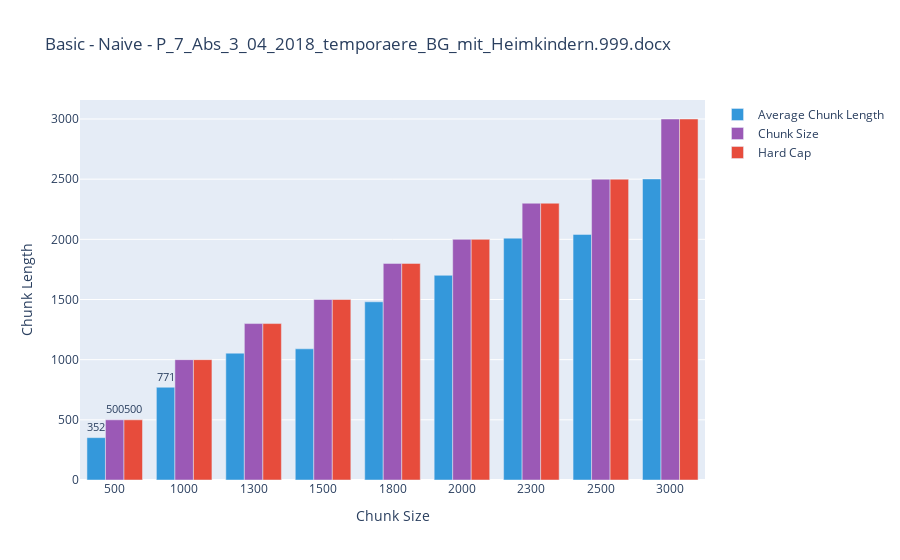
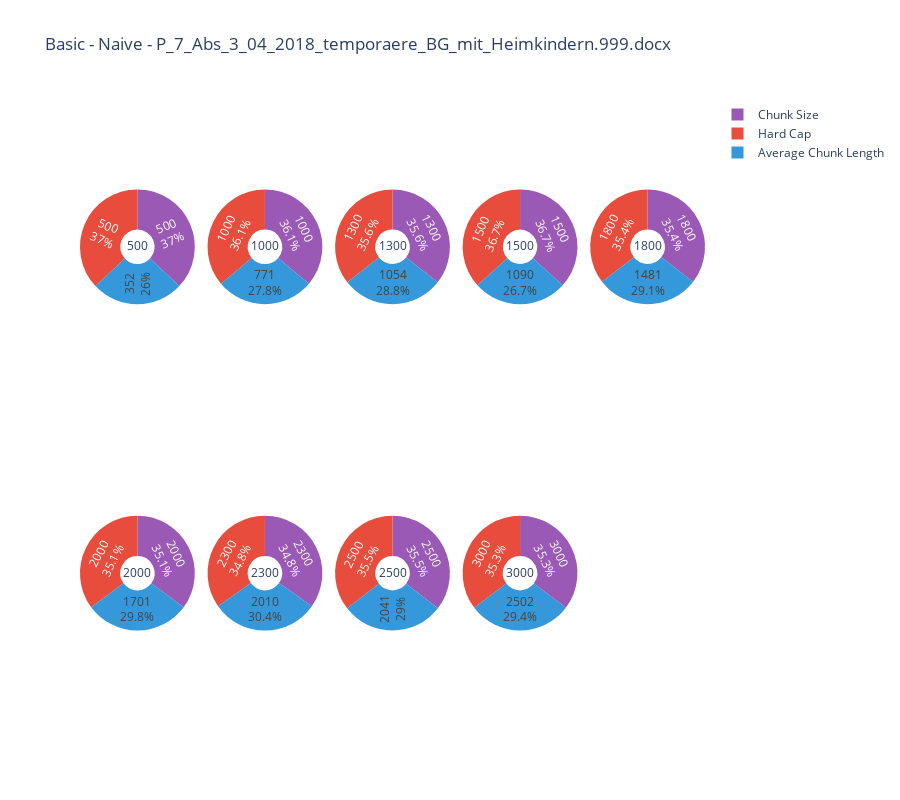

Here is the notebook cell these charts were saved with, in order:
### Code cell
mode = MODES[0]
avg_len_dict = {mode: {file_name: {k: [v["average"], k, k] for k, v in basic_len[mode][file_name].items()}}}
create_bar_chart_one_file(avg_len_dict, mode, file_name, method, y_axis_title="Chunk Length", categories_str=["Average Chunk Length", "Chunk Size", "Hard Cap"]).show()
create_pie_chart_one_file(avg_len_dict, mode, file_name, method, categories_str=["Average Chunk Length", "Chunk Size", "Hard Cap"]).show()

### Figure 1 — Plotly figure (JSON) as saved in the notebook; plotly's stock layout.template omitted (floating-point values rounded to 4 significant figures)
{"data": [{"marker": {"color": "#3498db"}, "name": "Average Chunk Length", "text": [352, 771, 1054, 1090, 1481, 1701, 2010, 2041, 2502], "textposition": "outside", "type": "bar", "x": [500, 1000, 1300, 1500, 1800, 2000, 2300, 2500, 3000], "y": [352, 771, 1054, 1090, 1481, 1701, 2010, 2041, 2502]}, {"marker": {"color": "#9b59b6"}, "name": "Chunk Size", "text": [500, 1000, 1300, 1500, 1800, 2000, 2300, 2500, 3000], "textposition": "outside", "type": "bar", "x": [500, 1000, 1300, 1500, 1800, 2000, 2300, 2500, 3000], "y": [500, 1000, 1300, 1500, 1800, 2000, 2300, 2500, 3000]}, {"marker": {"color": "#e74c3c"}, "name": "Hard Cap", "text": [500, 1000, 1300, 1500, 1800, 2000, 2300, 2500, 3000], "textposition": "outside", "type": "bar", "x": [500, 1000, 1300, 1500, 1800, 2000, 2300, 2500, 3000], "y": [500, 1000, 1300, 1500, 1800, 2000, 2300, 2500, 3000]}], "layout": {"barmode": "group", "title": {"text": "Basic - Naive - P_7_Abs_3_04_2018_temporaere_BG_mit_Heimkindern.999.docx"}, "uniformtext": {"minsize": 8, "mode": "hide"}, "xaxis": {"tickvals": [500, 1000, 1300, 1500, 1800, 2000, 2300, 2500, 3000], "title": {"text": "Chunk Size"}, "type": "category"}, "yaxis": {"title": {"text": "Chunk Length"}}}}

### Figure 2 — Plotly figure (JSON) as saved in the notebook; plotly's stock layout.template omitted (floating-point values rounded to 4 significant figures)
{"data": [{"domain": {"column": 0, "row": 0}, "hole": 0.3, "labels": ["Average Chunk Length", "Chunk Size", "Hard Cap"], "marker": {"colors": ["#3498db", "#9b59b6", "#e74c3c"]}, "name": "500", "textinfo": "value+percent", "title": {"text": "500"}, "type": "pie", "values": [352, 500, 500]}, {"domain": {"column": 1, "row": 0}, "hole": 0.3, "labels": ["Average Chunk Length", "Chunk Size", "Hard Cap"], "marker": {"colors": ["#3498db", "#9b59b6", "#e74c3c"]}, "name": "1000", "textinfo": "value+percent", "title": {"text": "1000"}, "type": "pie", "values": [771, 1000, 1000]}, {"domain": {"column": 2, "row": 0}, "hole": 0.3, "labels": ["Average Chunk Length", "Chunk Size", "Hard Cap"], "marker": {"colors": ["#3498db", "#9b59b6", "#e74c3c"]}, "name": "1300", "textinfo": "value+percent", "title": {"text": "1300"}, "type": "pie", "values": [1054, 1300, 1300]}, {"domain": {"column": 3, "row": 0}, "hole": 0.3, "labels": ["Average Chunk Length", "Chunk Size", "Hard Cap"], "marker": {"colors": ["#3498db", "#9b59b6", "#e74c3c"]}, "name": "1500", "textinfo": "value+percent", "title": {"text": "1500"}, "type": "pie", "values": [1090, 1500, 1500]}, {"domain": {"column": 4, "row": 0}, "hole": 0.3, "labels": ["Average Chunk Length", "Chunk Size", "Hard Cap"], "marker": {"colors": ["#3498db", "#9b59b6", "#e74c3c"]}, "name": "1800", "textinfo": "value+percent", "title": {"text": "1800"}, "type": "pie", "values": [1481, 1800, 1800]}, {"domain": {"column": 0, "row": 1}, "hole": 0.3, "labels": ["Average Chunk Length", "Chunk Size", "Hard Cap"], "marker": {"colors": ["#3498db", "#9b59b6", "#e74c3c"]}, "name": "2000", "textinfo": "value+percent", "title": {"text": "2000"}, "type": "pie", "values": [1701, 2000, 2000]}, {"domain": {"column": 1, "row": 1}, "hole": 0.3, "labels": ["Average Chunk Length", "Chunk Size", "Hard Cap"], "marker": {"colors": ["#3498db", "#9b59b6", "#e74c3c"]}, "name": "2300", "textinfo": "value+percent", "title": {"text": "2300"}, "type": "pie", "values": [2010, 2300, 2300]}, {"domain": {"column": 2, "row": 1}, "hole": 0.3, "labels": ["Average Chunk Length", "Chunk Size", "Hard Cap"], "marker": {"colors": ["#3498db", "#9b59b6", "#e74c3c"]}, "name": "2500", "textinfo": "value+percent", "title": {"text": "2500"}, "type": "pie", "values": [2041, 2500, 2500]}, {"domain": {"column": 3, "row": 1}, "hole": 0.3, "labels": ["Average Chunk Length", "Chunk Size", "Hard Cap"], "marker": {"colors": ["#3498db", "#9b59b6", "#e74c3c"]}, "name": "3000", "textinfo": "value+percent", "title": {"text": "3000"}, "type": "pie", "values": [2502, 3000, 3000]}], "layout": {"grid": {"columns": 5, "rows": 2}, "height": 800, "title": {"text": "Basic - Naive - P_7_Abs_3_04_2018_temporaere_BG_mit_Heimkindern.999.docx"}, "uniformtext": {"minsize": 8, "mode": "hide"}}}
